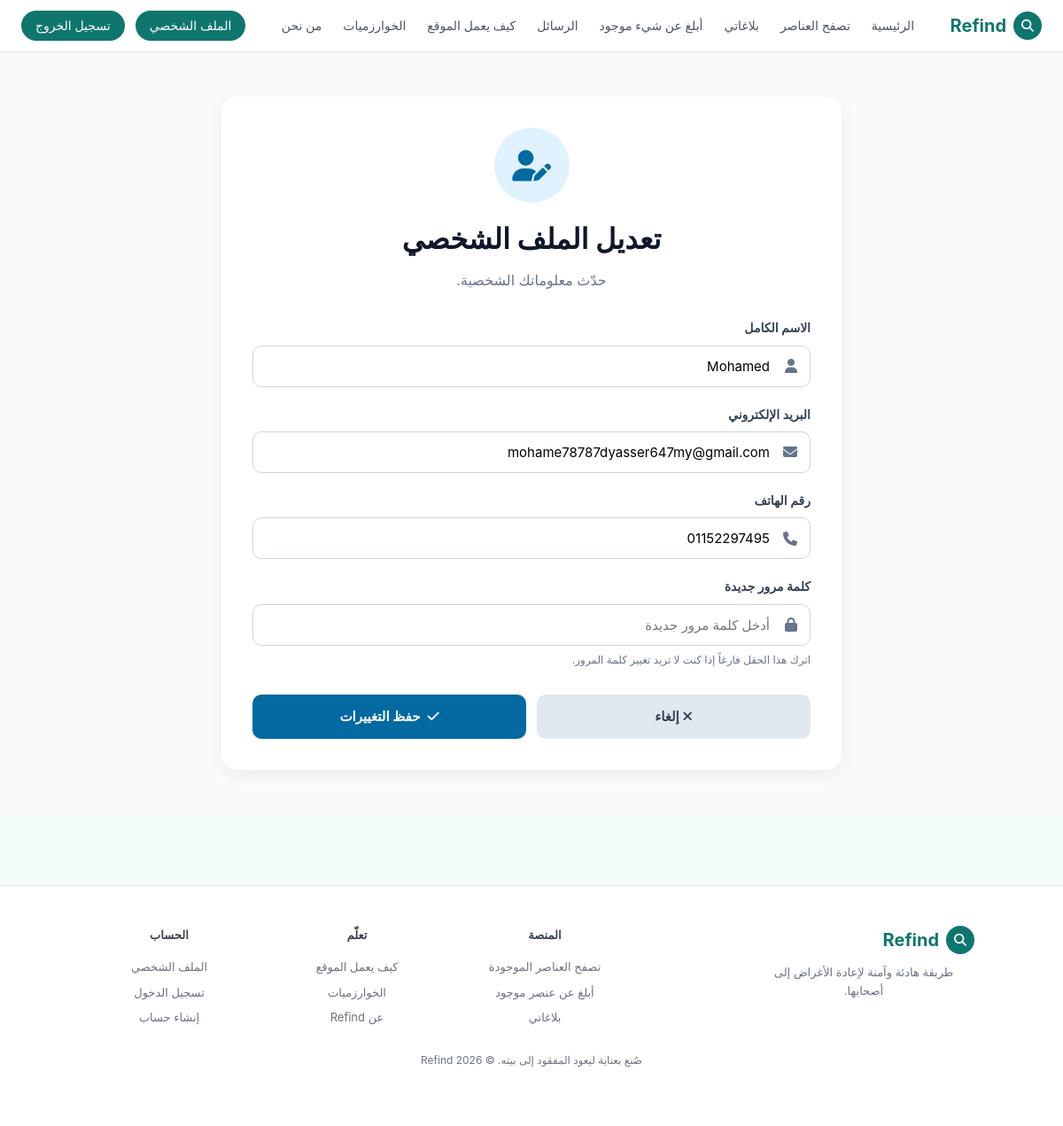
The app's page /auth/Edit-profile.php (signed in) with its own data.
### tables this page shows
CREATE TABLE `users` (
  `id` int(10) UNSIGNED NOT NULL,
  `name` varchar(100) NOT NULL,
  `email` varchar(150) NOT NULL,
  `password` varchar(255) NOT NULL,
  `phone` varchar(20) DEFAULT NULL,
  `created_at` timestamp NOT NULL DEFAULT current_timestamp()
);

### config/auth.php (called while the page is built, shortened)
<?php
function loggedIn(): bool
{
    return !empty($_SESSION['user_id']);
}
function currentUser(PDO $conn): ?array
{
    $stmt = $conn->prepare("SELECT id, name, email, phone, created_at FROM users WHERE id = :id");
    $stmt->execute([':id' => $_SESSION['user_id']]);
    $user = $stmt->fetch();
    return $user ?: null;
}
?>

### auth/Edit-profile.php (the view, shortened to what this page needs)
<?php
include '../config/auth.php';
include '../config/db.php';
$user = currentUser($conn);
?>
<!DOCTYPE html>
<html lang="ar" dir="rtl">
<head>
    <link rel="stylesheet" href="https://cdnjs.cloudflare.com/ajax/libs/font-awesome/6.4.0/css/all.min.css">
    <link rel="stylesheet" href="../assets/css/main.css">
</head>
<body>
    <header class="navbar">
        <div class="nav-container">
            <div class="logo-area">
                <span class="logo-icon"><i class="fa-solid fa-magnifying-glass"></i></span>
                <span class="logo-text">Refind</span>
            </div>
            <nav class="nav-links">
                <a href="../Home.php">الرئيسية</a>
                <a href="../Browseitems.php">تصفح العناصر</a>
                <a href="../my Report.php">بلاغاتي</a>
                <a href="../Report a find.php">أبلغ عن شيء موجود</a>
                <a href="../Messages.php">الرسائل</a>
                <a href="../How it works.php">كيف يعمل الموقع</a>
                <a href="../Algorithms.php">الخوارزميات</a>
                <a href="../About.php">من نحن</a>
            </nav>
            <div class="auth-buttons">
                <a href="profie.php" class="profile-btn">الملف الشخصي</a>
                <a href="logout.php" class="logout-btn">تسجيل الخروج</a>
            </div>
        </div>
    </header>
    <main class="edit-profile-page">
        <div class="edit-profile-container">
            <div class="edit-profile-card">
                <div class="edit-profile-title">
                    <div class="edit-profile-icon">
                        <i class="fa-solid fa-user-pen"></i>
                    </div>
                    <h1>تعديل الملف الشخصي</h1>
                    <p>حدّث معلوماتك الشخصية.</p>
                </div>
                <form method="POST" action="Edit-profile.php">
                    <div class="form-group">
                        <label for="name">الاسم الكامل</label>
                        <div class="input-wrapper">
                            <i class="fa-solid fa-user"></i>
                            <input id="name" name="name" type="text" placeholder="أدخل اسمك الكامل" value="<?php echo htmlspecialchars($user['name']); ?>">
                        </div>
                    </div>
                    <div class="form-group">
                        <label for="email">البريد الإلكتروني</label>
                        <div class="input-wrapper">
                            <i class="fa-solid fa-envelope"></i>
                            <input id="email" name="email" type="email" placeholder="أدخل بريدك الإلكتروني" value="<?php echo htmlspecialchars($user['email']); ?>">
                        </div>
                    </div>
                    <div class="form-group">
                        <label for="phone">رقم الهاتف</label>
                        <div class="input-wrapper">
                            <i class="fa-solid fa-phone"></i>
                            <input id="phone" name="phone" type="tel" placeholder="أدخل رقم هاتفك" value="<?php echo htmlspecialchars($user['phone']); ?>">
                        </div>
                    </div>
                    <div class="form-group">
                        <label for="password">كلمة مرور جديدة</label>
                        <div class="input-wrapper">
                            <i class="fa-solid fa-lock"></i>
                            <input id="password" name="password" type="password" minlength="6" placeholder="أدخل كلمة مرور جديدة">
                        </div>
                        <span class="password-note">اترك هذا الحقل فارغاً إذا كنت لا تريد تغيير كلمة المرور.</span>
                    </div>
                    <div class="form-actions">
                        <a href="profie.php" class="form-btn cancel-btn">
                            <i class="fa-solid fa-xmark"></i> إلغاء
                        </a>
                        <button type="submit" class="form-btn save-btn">
                            <i class="fa-solid fa-check"></i> حفظ التغييرات
                        </button>
                    </div>
                </form>
            </div>
        </div>
    </main>
    <footer class="footer">
        <div class="footer-container">
            <div class="footer-col">
                <div class="logo-area">
                    <span class="logo-icon"><i class="fa-solid fa-magnifying-glass"></i></span>
                    <span class="logo-text">Refind</span>
                </div>
                <p class="footer-logo-desc">طريقة هادئة وآمنة لإعادة الأغراض إلى أصحابها.</p>
            </div>
            <div class="footer-col">
                <h4>المنصة</h4>
                <ul>
                    <li><a href="../Browseitems.php">تصفح العناصر الموجودة</a></li>
                    <li><a href="../Report a find.php">أبلغ عن عنصر موجود</a></li>
                    <li><a href="../my Report.php">بلاغاتي</a></li>
                </ul>
            </div>
            <div class="footer-col">
                <h4>تعلّم</h4>
                <ul>
                    <li><a href="../How it works.php">كيف يعمل الموقع</a></li>
                    <li><a href="../Algorithms.php">الخوارزميات</a></li>
                    <li><a href="../About.php">عن Refind</a></li>
                </ul>
            </div>
            <div class="footer-col">
                <h4>الحساب</h4>
                <ul>
                    <li><a href="profie.php">الملف الشخصي</a></li>
                    <li><a href="Log-in.php">تسجيل الدخول</a></li>
                    <li><a href="sign-up.php">إنشاء حساب</a></li>
                </ul>
            </div>
        </div>
        <div class="footer-bottom">
            <p>صُنع بعناية ليعود المفقود إلى بيته. © 2026 Refind</p>
        </div>
    </footer>
</body>
</html>

### assets/css/main.css (style rules this page uses)
* { margin: 0; padding: 0; box-sizing: border-box; font-family: -apple-system, BlinkMacSystemFont, "Segoe UI", "Segoe UI Arabic", Tahoma, Roboto, Helvetica, Arial, sans-serif; }
body { background-color: #f3fcf6; color: #1a2e26; line-height: 1.6; }
.navbar { background: #ffffff; border-bottom: 1px solid #e2e8f0; padding: 12px 24px; position: sticky; top: 0; z-index: 100; box-shadow: 0 1px 2px rgba(0, 0, 0, 0.02); }
.nav-container { max-width: 1200px; margin: 0 auto; display: flex; align-items: center; justify-content: space-between; }
.logo-area { display: flex; align-items: center; gap: 8px; font-weight: 700; font-size: 20px; color: #0f766e; }
.logo-icon { background-color: #0f766e; color: white; width: 32px; height: 32px; display: flex; align-items: center; justify-content: center; border-radius: 50%; font-size: 14px; }
.nav-links { display: flex; gap: 24px; }
.nav-links a { text-decoration: none; color: #4b5563; font-size: 14px; font-weight: 500; }
.auth-buttons { display: flex; gap: 12px; align-items: center; }
.logout-btn,.profile-btn { text-decoration: none; background-color: #0f766e; color: white; padding: 6px 16px; border-radius: 20px; font-size: 14px; font-weight: 500; }
.footer { border-top: 1px solid #e2e8f0; padding: 45px 20px; background: #ffffff; margin-top: 80px; }
.footer-container { max-width: 1000px; margin: 0 auto; display: grid; grid-template-columns: 2fr 1fr 1fr 1fr; gap: 30px; }
.footer-col h4 { font-size: 13px; font-weight: 700; color: #374151; margin-bottom: 15px; }
.footer-col ul { list-style: none; }
.footer-col ul li { margin-bottom: 8px; }
.footer-col ul li a { text-decoration: none; color: #6b7280; font-size: 13px; }
.footer-logo-desc { font-size: 13px; color: #6b7280; margin-top: 10px; max-width: 250px; }
.form-group { margin-bottom: 20px; }
.form-group label { display: block; font-size: 13px; font-weight: 600; color: #374151; margin-bottom: 6px; }
.form-group input, .form-group select, .form-group textarea { width: 100%; padding: 10px 14px; border: 1px solid #d1d5db; border-radius: 8px; font-size: 14px; outline: none; transition: border-color 0.2s; background-color: #fff; }
main { max-width: 1200px; margin: 0 auto; padding: 2.5rem 2rem; flex: 1; width: 100%; }
footer { border-top: 1px solid #e5e7eb; background: #ffffff; text-align: center; padding: 22px; color: #6b7280; font-size: 12px; }
.footer-bottom { display: flex; justify-content: center; align-items: center; width: 100%; margin: 20px 0; }
button, input[type="submit"], input[type="button"], .btn { background-color: #0f766e; color: #ffffff; border: none; padding: 0.75rem 1.5rem; border-radius: 8px; font-weight: 600; font-size: 0.95rem; cursor: pointer; transition: background-color 0.2s ease, transform 0.1s ease; display: inline-flex; align-items: center; justify-content: center; gap: 0.5rem; }
[dir="rtl"] .form-group input, [dir="rtl"] .form-group select, [dir="rtl"] .form-group textarea { text-align: right; }
[dir="rtl"] .input-wrapper i { left: auto; right: 15px; }
[dir="rtl"] .input-wrapper input { padding: 13px 45px 13px 15px; }

### records on screen
users: name "Mohamed", email "mohame78787dyasser647my@gmail.com", phone "01152297495"
